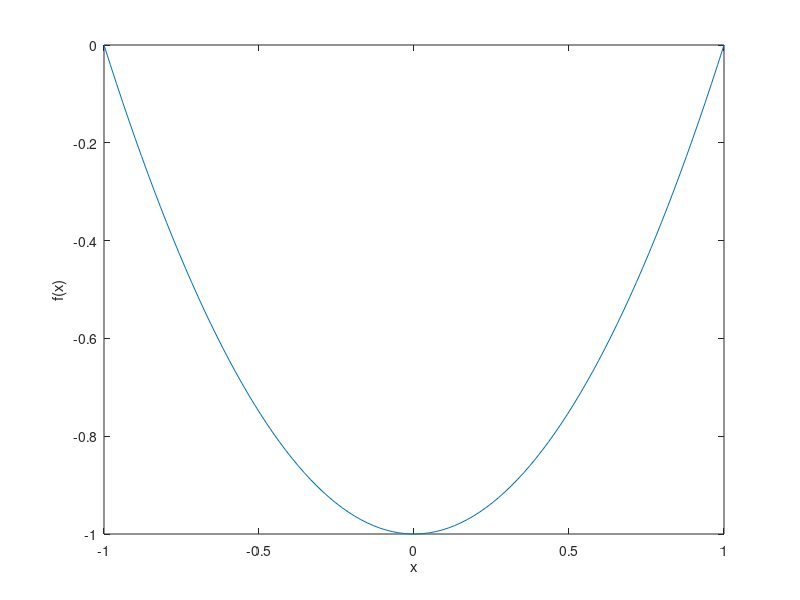

Reproduce this figure in MATLAB.
%% Yitian (Tammy) Wang
% MATH0033 Numerical Methods Computational homework 1
%
clear all, close all, clc, format long, format compact
%%
% *Exercise 1*
%
% (a)
% 
% This document is a template for you to use when submitting your
% computational homework. Please follow the exact formatting
% (with my name above replaced by your own name and computational
% homework 0 replaced by computational homework 1,2 or 3 as
% appropriate. The section marks %% split the code up into
% sections, each of which can be run individually by moving the
% cursor inside the section and hitting Ctrl-Enter on the
% keyboard. I recommend you use a separate section for each
% sub-part of an exercise, as this means that when you are
% debugging you only need to run the section of code you are
% working on at that time, rather than the whole file. Also, it means that 
% the outputs and figures will appear in the right place in the published 
% pdf, rather than all being outputted together at the end of the file. 
% To write comments and provide answers to the exercises, use the "%"
% symbol at the start of the line, as in this section here.
% Please be sure to explain your results in words using plenty of
% these comments, rather than just outputting numbers and figures
% without explanation, which I might not be able to interpret.
% Use axis labels (commands xlabel and ylabel) and figure titles
% (command title) to make it clear what your figures relate to.
% When you have finished your work you can use the "publish"
% command (there is a "publish" button in the "publish" tab at
% the top of the Matlab window) to output the code, your
% comments, your results and your figures, to a single file. When
% editing you may find the default html format the most useful as
% it updates quickly, but when you come to submit, please change
% to pdf format, by clicking on the little drop-down menu below
% the "publish" button, selecting "edit publishing options" and
% changing the output file format to pdf. Note that, confusingly, the 
% resulting pdf file will appear in a folder entitled "html". 
%
% (Note that if you like using latex then you can output to latex and compile the
% .tex file into a nicer pdf with better quality formulas - see the 
% more detailed comments at the end of the current file for more information. 
% But I should emphasize that the use of latex is completely optional - 
% I don't expect it.)
%%
% (b)
% 
% Here are some examples you might find helpful if you haven't
% used Matlab before. Matlab's main data structures are arrays.
% Here is how to construct a two-by-two matrix A and a two-by-one
% vector b, and then invert the system Ax=b using a direct method
% (LU factorization). Note that the ";" at the end of a line
% suppresses the output to the command line (i.e. stops Matlab 
% printing A and b to the display and just stores them internally).
A=[1,2;3,4];
b=[1;2];
x=A\b
%%
% (c)
% 
% To define a function you can use the anonymous function
% constructor "@". E.g. for a function of one variable
% f(x)=x^2-1, set
f=@(x)x.^2-1;
%%
% The .^2 rather than just ^2 is important as it allows f to be
% evaluated entrywise on an array, rather than just on a scalar.
% Similarly, entrywise multiplication of arrays needs x.*y rather
% than just x*y, as * without a dot means matrix multiplication.
f3=f(3)
x=linspace(-1,1,100);
fx=f(x);
plot(x,fx)
xlabel('x')
ylabel('f(x)')
%%
% Plotting is simple in Matlab and you just have to practice to
% get used to all the options.
%%
% *Exercise 2*
%
% (a)
%
% Functions of more than one variable can be defined similarly,
% using @:
g=@(x,y)3*x+x.*y-sin(y.^4)
g([1;2],[5;6])
%% 
% Note that this definition assumes that x and y are arrays of
% the same dimensions, and outputs an array of the same
% dimensions.
%%
% *Help and other tips*
%
% The Matlab Help documentation is very good and the "doc"
% command is your friend. E.g. type "doc sin" for information
% about how to use the function sin. There is also lots of help
% available on the internet in forums and online tutorials. The
% demo files (demo1, ...) I use in lectures will be posted on the
% Moodle page so you can copy syntax from there too. But if in doubt,
% google it!
%
% Here are some particular tips that might help you out.
%
% If you want to call one of the function files I supplied on the
% Moodle page (e.g. bisection.m) then you need to put a copy of
% the function file in your current Matlab working directory, or
% use "addpath" to tell Matlab where to find the codes if they
% are stored in a different folder. (But the former is easier I
% think.)
%
% Don't save your scripts with filenames which include spaces. So
% use "DaveHewett_Homework1" rather than "Dave Hewett Homework
% 1". You'll find that the latter causes problems - in particular
% when you use "publish" it won't generate figures.
%
% Another common publishing error is when you try to publish to a pdf file
% that you already have open in Adobe Acrobat Reader. Close the pdf and try
% again!
%
% Using sections (%%) you can just execute a section using
% Ctrl-Enter rather than running the whole code. But note that sometimes
% you might get error messages if you are referring to variables defined in
% a previous section that you haven't run yet.
%
% You can run a whole mfile by just pressing F5.
% 
% Before you try to "publish", make sure your code runs properly
% without generating any errors. (To check this, press F5 while 
% in the Matlab editor.) If not, it will not publish correctly.
%
% format long means answers are displayed in full precision (16
% digits). format compact means there's no extra space between
% output lines.
%
% Please put semicolons at the ends of your lines of Matlab code, as a 
% general rule. This suppresses the output to the command line. 
% Of course the exception is when you actually need to output results, e.g.
% if you want to output the solution to the problem or show iterations etc). 
% As an example, typing "x=linspace(-1,1,101);" will assign to the variable
% x an array containing 101 numbers equally spaced between -1 and 1. But if
% you omit the semicolon and type "x=linspace(-1,1,101)" then the same
% allocation will happen, but Matlab will print a list of all 101 numbers
% in the command window (and in your published pdf), which you (and I) 
% really don't need to see!
% 
% "zeros" and "ones" are useful for creating arrays.
%
% If you want Matlab to stop executing a command (e.g. because it is stuck
% in a long loop with pauses and you don't want to click through all of
% them, or you forgot to include a stopping criterion in your algorithm!)
% then click inside the Command Window and press Ctrl-c.
%
% sup norm of an array: norm(x,Inf) or max(abs(x)) 
%
% 2-norm of an array: norm(x) or sqrt(sum(x.^2))
%
% In a figure window, when in zoom mode you can right-click and
% select "horizontal" or "vertical" zoom. These are useful for
% inspecting plots. You can also click and drag to select an area
% to zoom in on.
%
% Make sure you understand the difference between , and ; when
% constructing arrays. Also, ' means conjugate transpose. Use .'
% for transpose without conjugation (these two are only different
% for complex-valued arrays of course).
%
% For a two-dimensional array x (i.e. a matrix), x(:,i) gives
% the ith column of x and x(i,:) gives the ith row of x.
%
% If doing the same procedure for a number of different parameter
% values, e.g. N=10,20,40,80, then don't copy and paste the same
% code multiple times. Use a for loop as in the following
% example:
%%
%  Nvec=[10,20,40,80];       % Array of parameter values
%  result=zeros(size(Nvec)); % Zero array of the same size as Nvec 
%                            % ready to receive the results you compute
%  for i=1:length(Nvec)
%       N=Nvec(i); 
%       ...                  % Insert the code to do computation using N 
%       result(i)=...        % Store result of the computation using N
%  end 
%  plot(Nvec, result)        % plot the results
%% 
% *Using latex commands in MATLAB Publish* 
%%
% You don't need to use latex commands (or even know what latex is) to get 
% full marks in the assignments - it's fine to just write formulas like 
% sqrt(x0)+x0^2 within your comments. But if you like using latex and want
% to do so then here are some tips. 
%
% The simplest way to use latex with publish is to just include standard 
% simple latex commands in your comments like $sqrt(x_0)+x_0^2$. When you 
% publish to pdf, MATLAB renders the formulae as images and includes them 
% in the right place in your file.
%
% Unfortunately the images are low resolution so the output can be hard to 
% read. If you want to output better quality latex formulas, then try 
% publishing to the ``latex'' file type rather than ``pdf'', then compile 
% the resulting .tex file using pdflatex. (You shouldn't need to edit the 
% .tex file but of course if you want to change formatting etc then you can
% do so.)
%% 
% *``Matlab'' latex*
%
% To get basic inline expressions like $f(x)=0$ you can use single dollar 
% signs, and to get basic equations you can use double dollar signs:
%
% $$ f(x)= f(x_0) + f'(x_0)(x-x_0) + \frac{f''(\xi)}{2}(x-x_0)^2. $$ 
%%
% *Pure latex*
% 
% To use more advanced latex commands (like begin(equation) etc) you can 
% embed sections of "pure" latex as in the following example. Note that 
% the following code does not get rendered at all if you publish to pdf, 
% but if you publish to latex then it will appear as a latex equation.
% 
% <latex>
% \begin{equation}
% f(x)= f(x_0) + f'(x_0)(x-x_0) + \frac{f''(\xi)}{2}(x-x_0)^2.  
% \end{equation}
% </latex>